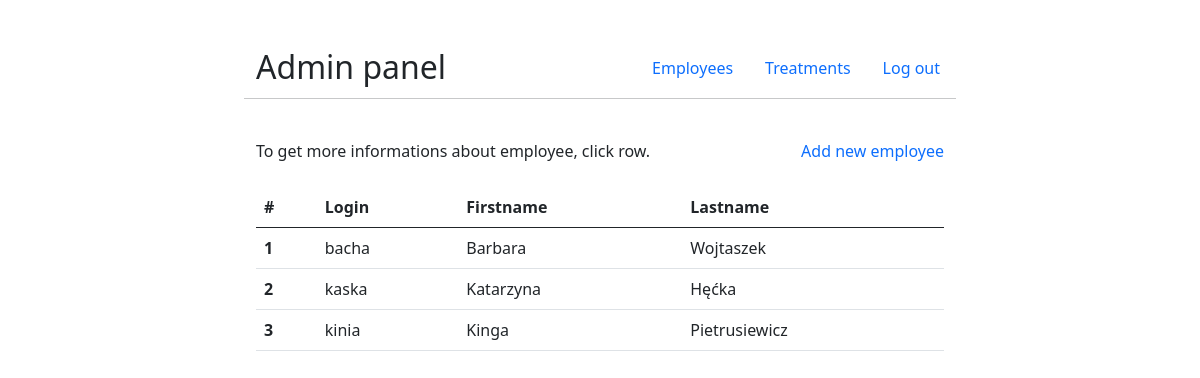
The page /clinic/admin/ (signed in) on the database its author committed.
### clinic/models.py (models this page shows, shortened)
class Employee(models.Model):
    class Position(models.TextChoices):
        DOCTOR = 'doctor'
        RECEPTIONIST = 'receptionist'
    user = models.OneToOneField(User, on_delete=models.CASCADE, primary_key=True)
    privilege = models.CharField(max_length = 50, choices = Position.choices)
    name = models.CharField(max_length = 64)
    last_name = models.CharField(max_length = 64)
    adress = models.CharField(max_length = 100, blank = True)
    phone_number = models.CharField(max_length = 64, blank = True)
    salary = models.IntegerField(default = 0, blank = True)

### clinic/views.py (the view, shortened to what this page needs)
# urls.py: path('admin/', views.AdminListView.as_view(), name='admin'),
class AdminListView(UserPassesTestMixin, generic.ListView):
    model = Employee
    template_name = 'clinic/admin.html'
    def get_context_data(self, *, object_list=None, **kwargs):
        context =  super().get_context_data(object_list=object_list, **kwargs)
        context['enumerated_object_list'] = [(i + 1, k) for i, k in enumerate(context['object_list'])]
        return context
    def test_func(self):
        return self.request.user.is_superuser

### clinic/templates/clinic/admin.html (shortened to what this page needs)
<!DOCTYPE html>
<html>
    <head>
        <link href="https://cdn.jsdelivr.net/npm/bootstrap@5.0.0-beta3/dist/css/bootstrap.min.css" rel="stylesheet">
    </head>
    <body>
        <div class="container-md">
        <div class="row justify-content-center">
        <div class="col-8">
        <div class="container">
        <div class="row mt-5">
            <div class="col-6">
                <h2 class="">Admin panel</h2>
            </div>
            <div class="col-6 me-0 pe-0">
                <ul class="nav justify-content-end me-0">
                    <li class="nav-item">
                    <a class="nav-link active" aria-current="page" href="{% url 'clinic:employees' %}">Employees</a>
                    </li>
                    <li class="nav-item">
                    <a class="nav-link" href="{% url 'clinic:treatments' %}">Treatments</a>
                    </li>
                    <li class="nav-item">
                    <a class="nav-link" href="{% url 'clinic:logout' %}">Log out</a>
                    </li>
                </ul>
            </div>
        </div>
        <div class="row mt-1">
            <hr>
        </div>
        <div class="row mt-4">
        <div class="col-8">
            <p>To get more informations about employee, click row.</p>
        </div>
            <div class="col-4 text-end">
                <a class="text-decoration-none" href="{% url 'clinic:new_employee' %}" role="button">
                    Add new employee
                </a>
            </div>
        </div>
        <div class="row mt-2">
        <div id="employees" class="">
            <table class="table table-hover">
            <thead>
            <tr>
                <th scope="col">#</th>
                <th scope="col">Login</th>
                <th scope="col">Firstname</th>
                <th scope="col">Lastname</th>
            </tr>
            </thead>
            <tbody>
            {% for i, employee in enumerated_object_list %}
            <tr class='clickable-row' data-href="{% url 'clinic:employee_details' employee.user.username %}">
                <th scope="row">{{ i }}</th>
                <td>{{ employee.user.username }}</td>
                <td>{{ employee.name }}</td>
                <td>{{ employee.last_name }}</td>
            </tr>
            {% endfor %}
            </tbody>
            </table>
        </div>
        </div>
        </div>
        </div>
        </div>
    </body>
</html>

### clinic/templates/clinic/admin.html (style rules this page uses)
[data-href] { cursor: pointer; }

### rows shown on the page
Employee: i "1", user.username "bacha", name "Barbara", last_name "Wojtaszek"
Employee: i "2", user.username "kaska", name "Katarzyna", last_name "Hęćka"
Employee: i "3", user.username "kinia", name "Kinga", last_name "Pietrusiewicz"
